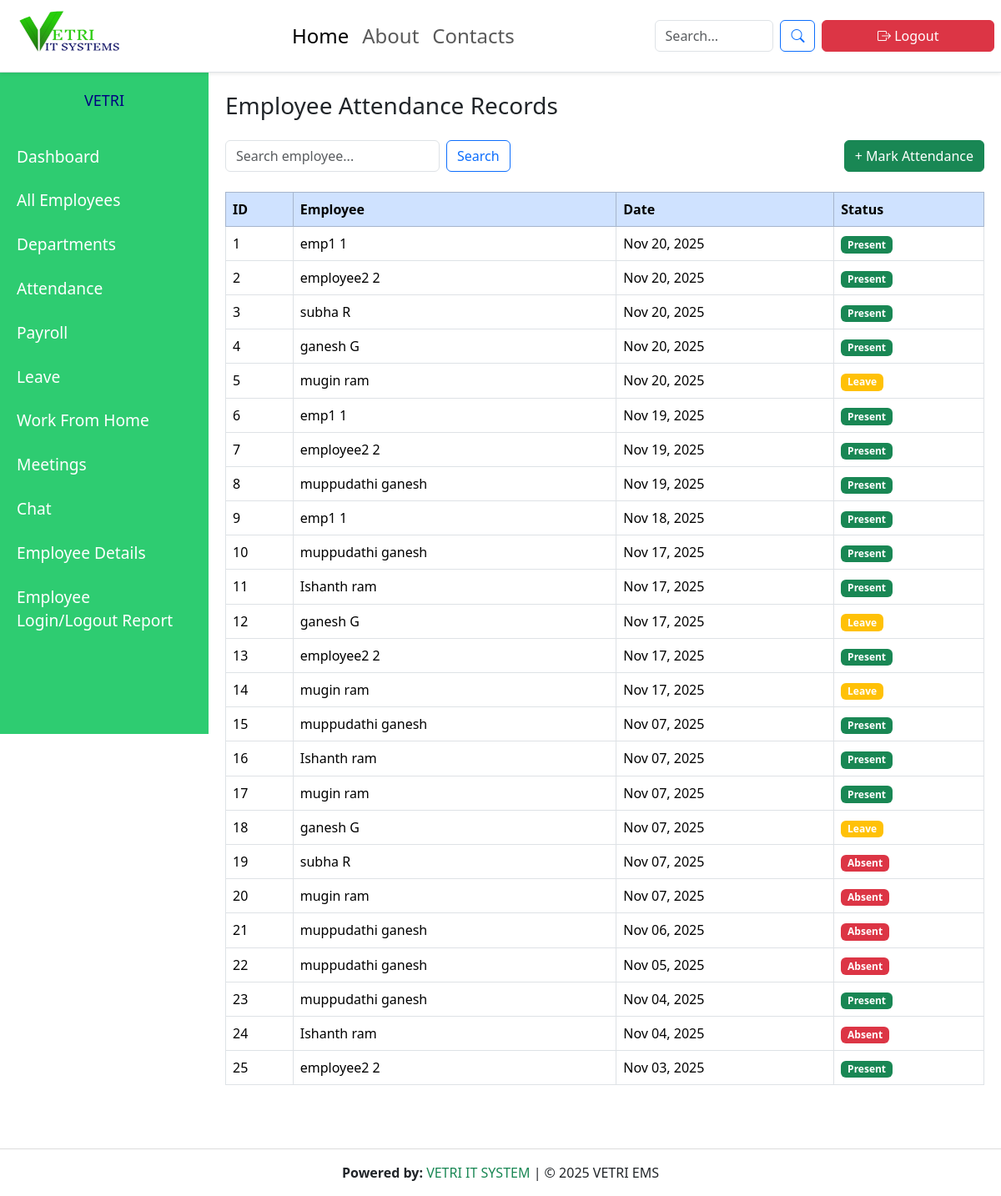
Page /attendance/ (signed in) on the committed database.
### employees/models.py (models this page shows, shortened)
class Attendance(models.Model):
    employee = models.ForeignKey(Employee, on_delete=models.CASCADE)
    date = models.DateField()
    status = models.CharField(max_length=10, choices=[('Present', 'Present'), ('Absent', 'Absent')])

class Employee(models.Model):
    user = models.OneToOneField(User, on_delete=models.CASCADE, null=True, blank=True)
    emp_id = models.CharField(max_length=20, unique=True)
    first_name = models.CharField(max_length=100)
    last_name = models.CharField(max_length=100, blank=True)
    email = models.EmailField(unique=True)
    phone = models.CharField(max_length=20)
    department = models.ForeignKey(Department, on_delete=models.CASCADE)
    designation = models.ForeignKey(Designation, on_delete=models.CASCADE)
    date_joined = models.DateField()
    address = models.TextField(blank=True)

### employees/views.py (the view)
# urls.py: path('attendance/', views.attendance_list, name='attendance_list'),
@login_required
def attendance_list(request):
    attendance = Attendance.objects.select_related('employee').all().order_by('-date')
    employees = Employee.objects.all()
    q = request.GET.get("q", "")
    if q:
        attendance = attendance.filter(employee__first_name__icontains=q)
    return render(request, "employees/attendance_list.html", {
        "attendance": attendance,
        "employees": employees
    })

### employees/context_processors.py (called while the page is built)
def admin_id_processor(request):
    try:
        admin_user = User.objects.filter(is_superuser=True).first()
        return {'admin_id': admin_user.id if admin_user else None}
    except:
        return {'admin_id': None}

### employees/templates/employees/attendance_list.html (shortened to what this page needs)
{% extends "base.html" %}
{% load static %}
{% block content %}
<link href="https://cdn.jsdelivr.net/npm/fullcalendar@6.1.8/main.min.css" rel="stylesheet">
  <link href="https://cdn.jsdelivr.net/npm/bootstrap@5.3.3/dist/css/bootstrap.min.css" rel="stylesheet">
  <div class="main-content">
    <h3 class="mb-4">Employee Attendance Records</h3>
    <div class="d-flex justify-content-between mb-3 flex-wrap">
      <form method="get" class="d-flex mb-2">
        <input type="text" name="q" class="form-control" placeholder="Search employee...">
        <button type="submit" class="btn btn-outline-primary ms-2">Search</button>
      </form>
       {% if request.user.is_superuser %}
      <button class="btn btn-success mb-2" data-bs-toggle="modal" data-bs-target="#addAttendanceModal">
        + Mark Attendance
      </button>
        {% endif %}
    </div>
    <table class="table table-bordered table-hover ">
      <thead class="table-primary">
        <tr>
          <th>ID</th>
          <th>Employee</th>
          <th>Date</th>
          <th>Status</th>
        </tr>
      </thead>
      <tbody>
        {% for record in attendance %}
        <tr>
          <td>{{ forloop.counter }}</td>
          <td>{{ record.employee.first_name }} {{ record.employee.last_name }}</td>
          <td>{{ record.date|date:"M d, Y" }}</td>
          <td>
            <span class="badge {% if record.status == 'Present' %}bg-success{% elif record.status == 'Leave' %}bg-warning{% else %}bg-danger{% endif %}">
              {{ record.status }}
            </span>
          </td>
        </tr>
        {% empty %}
        <tr>
          <td colspan="4" class="text-muted">No attendance records found</td>
        </tr>
        {% endfor %}
      </tbody>
    </table>
  </div>
{% endblock %}

### employees/static/css/style.css (style rules this page uses)
body { margin: 0; font-family: 'Poppins', sans-serif; background-color: #f8f9fa; overflow-x: hidden; }
html { scroll-behavior: smooth; }
html, body { overflow-x: hidden !important; }

### rows in the picture
Attendance: employee.first_name "emp1", employee.last_name "1", date "Nov 20, 2025", status "Present"
Attendance: employee.first_name "employee2", employee.last_name "2", date "Nov 20, 2025", status "Present"
Attendance: employee.first_name "subha", employee.last_name "R", date "Nov 20, 2025", status "Present"
Attendance: employee.first_name "ganesh", employee.last_name "G", date "Nov 20, 2025", status "Present"
Attendance: employee.first_name "mugin", employee.last_name "ram", date "Nov 20, 2025", status "Leave"
Attendance: employee.first_name "emp1", employee.last_name "1", date "Nov 19, 2025", status "Present"
Attendance: employee.first_name "employee2", employee.last_name "2", date "Nov 19, 2025", status "Present"
Attendance: employee.first_name "muppudathi", employee.last_name "ganesh", date "Nov 19, 2025", status "Present"
Attendance: employee.first_name "emp1", employee.last_name "1", date "Nov 18, 2025", status "Present"
Attendance: employee.first_name "muppudathi", employee.last_name "ganesh", date "Nov 17, 2025", status "Present"
Attendance: employee.first_name "Ishanth", employee.last_name "ram", date "Nov 17, 2025", status "Present"
Attendance: employee.first_name "ganesh", employee.last_name "G", date "Nov 17, 2025", status "Leave"
Attendance: employee.first_name "employee2", employee.last_name "2", date "Nov 17, 2025", status "Present"
Attendance: employee.first_name "mugin", employee.last_name "ram", date "Nov 17, 2025", status "Leave"
Attendance: employee.first_name "muppudathi", employee.last_name "ganesh", date "Nov 07, 2025", status "Present"
Attendance: employee.first_name "Ishanth", employee.last_name "ram", date "Nov 07, 2025", status "Present"
Attendance: employee.first_name "mugin", employee.last_name "ram", date "Nov 07, 2025", status "Present"
Attendance: employee.first_name "ganesh", employee.last_name "G", date "Nov 07, 2025", status "Leave"
Attendance: employee.first_name "subha", employee.last_name "R", date "Nov 07, 2025", status "Absent"
Attendance: employee.first_name "mugin", employee.last_name "ram", date "Nov 07, 2025", status "Absent"
Attendance: employee.first_name "muppudathi", employee.last_name "ganesh", date "Nov 06, 2025", status "Absent"
Attendance: employee.first_name "muppudathi", employee.last_name "ganesh", date "Nov 05, 2025", status "Absent"
Attendance: employee.first_name "muppudathi", employee.last_name "ganesh", date "Nov 04, 2025", status "Present"
Attendance: employee.first_name "Ishanth", employee.last_name "ram", date "Nov 04, 2025", status "Absent"
Attendance: employee.first_name "employee2", employee.last_name "2", date "Nov 03, 2025", status "Present"
